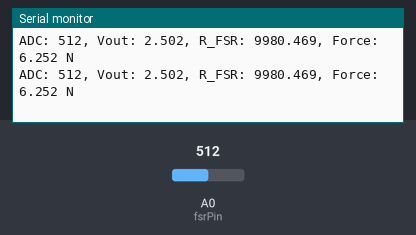
The sketch below on a simulated Arduino Uno, built with avr-gcc and run on an emulated ATmega328P. Shown: the last lines printed to the serial monitor. Inputs (shaded band) come from the test bench; at power-on: A0 (fsrPin) = 512.

Above: at 1.3 s.
1.4 s: A0 (fsrPin) set to 1005
At 1.9 s:
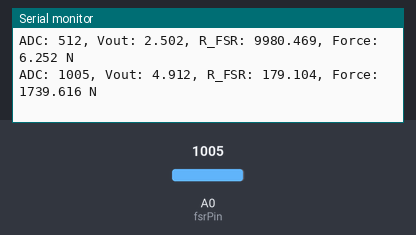
2.9 s: A0 (fsrPin) set to 1023
At 3.4 s:
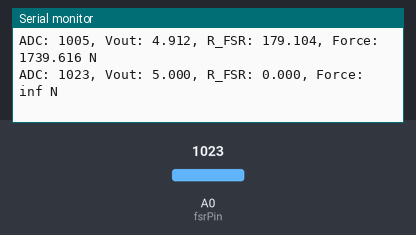
8.0 s: A0 (fsrPin) set to 109
At 8.4 s:
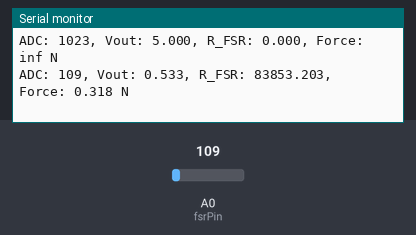
11.0 s: A0 (fsrPin) set to 95
At 11.5 s:
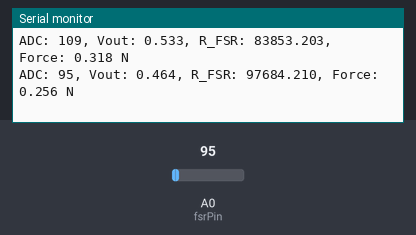
Timing chart, 0 to 14.0 s (numbered marks = the images above; inputs shaded):
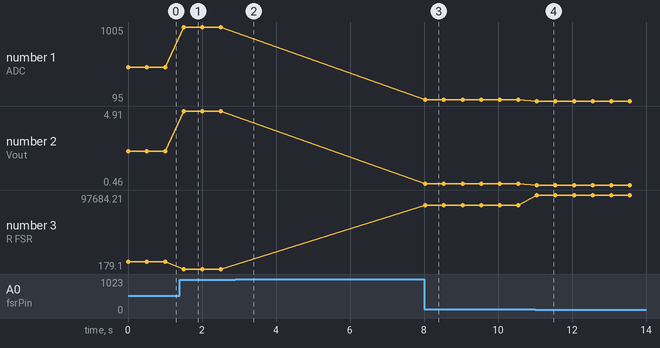

The sketch:

testThrust.ino
```cpp
const int fsrPin = A0; // FSR 406 の接続ピン
const float R1 = 10000.0; // 分圧用の固定抵抗（10kΩ）
const float Vcc = 5.0; // 電源電圧（5V）

void setup() {
  Serial.begin(9600);
}

void loop() {
  int adcValue = analogRead(fsrPin);
  float Vout = (adcValue / 1023.0) * Vcc; // ADC値を電圧に変換
  float Rfsr = (Vout == 0) ? 1e6 : (R1 * (Vcc - Vout) / Vout); // FSRの抵抗値を計算

  // 抵抗値を力（N）に変換
  float force = 2.482e6 * pow(Rfsr, -1.4);

  Serial.print("ADC: "); Serial.print(adcValue);
  Serial.print(", Vout: "); Serial.print(Vout, 3);
  Serial.print(", R_FSR: "); Serial.print(Rfsr, 3);
  Serial.print(", Force: "); Serial.print(force, 3);
  Serial.println(" N");

  delay(500);
}
```

Measured:
- the behaviour switches between 1022 and 1023 on A0 (fsrPin) (found by bisection; images 1 and 2)
- after the input at 1.4 s, the serial monitor: prints a new line after 0.11 s (image 1)
- after the input at 2.9 s, the serial monitor: prints a new line after 0.12 s (image 2)
- after the input at 8.0 s, the serial monitor: prints a new line at once (image 3)
- after the input at 11.0 s, the serial monitor: prints a new line after 0.05 s (image 4)
- plotted number 1: 512 → 1005 after the input at 1.4 s, 1005 → 109 after the input at 8.0 s, 109 → 95 after the input at 11.0 s
- plotted number 2: 2.5 → 4.91 after the input at 1.4 s, 4.91 → 0.53 after the input at 8.0 s, 0.53 → 0.46 after the input at 11.0 s
- plotted number 3: 9980.47 → 179.1 after the input at 1.4 s, 179.1 → 83853.2 after the input at 8.0 s, 83853.2 → 97684.21 after the input at 11.0 s
